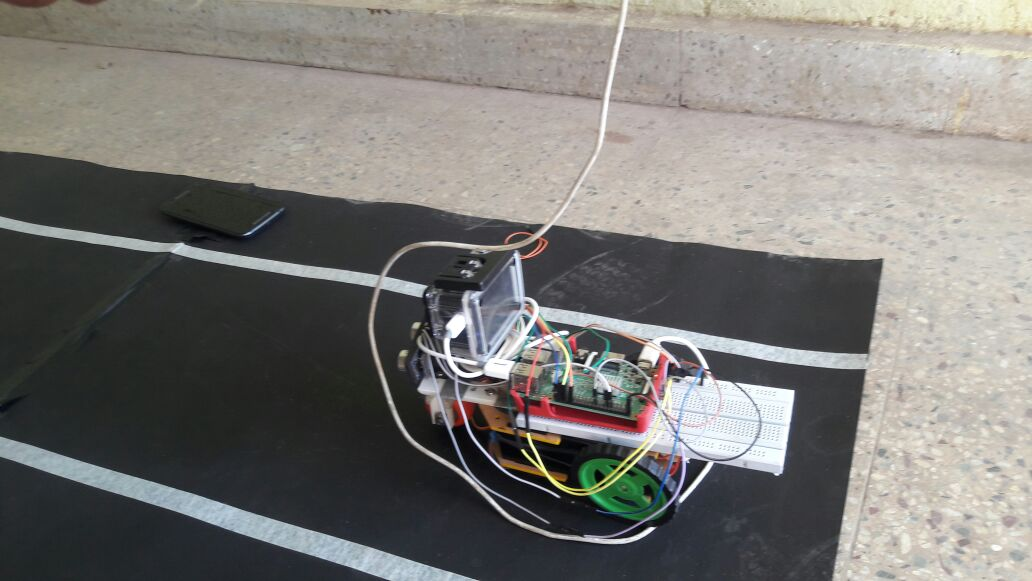
#> input picture IMG-20180120-WA0002.jpg, 1032 x 581 px, given in place of the camera
$ python 'lane_finding (1).py'   (older library calls are emulated)
#> lines starting #> are read from the running program, lines starting #| are printed output that depends on the picture; after the words box and inside, x2 and y2 are one past the last pixel; in counts of white or black regions, pixels touching at a corner belong together

# ## Extracting test images

# In[34]:
import RPi.GPIO as GPIO                    #Import GPIO library
import time
import random
#Import time library
GPIO.setwarnings(False)
GPIO.setmode(GPIO.BCM)
TRIG = 17
ECHO = 27
led = 22
m11=16
m12=12
m21=21
m22=20
en=10

GPIO.setup(TRIG,GPIO.OUT)                  # initialize GPIO Pin as outputs
GPIO.setup(ECHO,GPIO.IN)                   # initialize GPIO Pin as input
GPIO.setup(led,GPIO.OUT)
GPIO.setup(m11,GPIO.OUT)
GPIO.setup(m12,GPIO.OUT)
GPIO.setup(m21,GPIO.OUT)
GPIO.setup(m22,GPIO.OUT)
GPIO.setup(en,GPIO.OUT)
GPIO.setup(19,GPIO.OUT)

import numpy as np
import cv2 as cv2
import matplotlib.pyplot as plt
import time

# In[35]:

import glob
import matplotlib.pyplot as plt
import matplotlib.image as mpimg


from imutils.video import VideoStream
from imutils.video import FPS
import numpy as np
import imutils
import time
import cv2


src = np.float32(
        [[225,250],
         [385,250],
         [90,460],
         [535,460]])

dest = np.float32(
        [[180,0],
         [460,0],
         [180,480],
         [460,480]])


# Vertices points are used for region of interest
vertices = np.array([[185,220], [435,220], [620,380],[640,480], [0,480], [20,360]], np.int32)

#Red Points are source points
#Blue points are for destination points
#Green points are region of interest

M = cv2.getPerspectiveTransform(src,dest)
Minv = cv2.getPerspectiveTransform(dest, src)


# ## Thresholding the image

# In[36]:


# [62 lines left out: functions sobel_x_thresh, sobel_y_thresh, mag_thresh, dir_threshold, R_thresh, S_thresh, not called in this run]

def ROI(img, vertices):
    mask = np.zeros_like(img)
    if len(img.shape)>2:
        ignore_mask_color = (255,)*3
    else:
        ignore_mask_color = (255)

    cv2.fillPoly(mask, vertices, ignore_mask_color)

    masked_image = cv2.bitwise_and(img, mask)
    return masked_image


def pipeline(img):
    # [14 lines of commented-out code are left out]
    R = img[:,:,2]
    Rbinary = np.zeros_like(R)
    Rbinary[(R > 100) & (R <= 255)] = 255
    #Rbinary = np.resize(Rbinary, (img.shape[0], img.shape[1]))
    out = ROI(Rbinary, [vertices])
    final = cv2.warpPerspective(out, M, (640,480), flags=cv2.INTER_LINEAR)

    return(final)


# In[37]:

class Line():
    def __init__(self):
        # was the line detected in the last iteration?
        self.detected = False
        # x values of the last n fits of the line
        self.recent_xfitted = []
        #average x values of the fitted line over the last n iterations
        self.bestx = None
        #polynomial coefficients averaged over the last n iterations
        self.best_fit = None
        #polynomial coefficients for the most recent fit
        self.current_fit = [np.array([False])]
        #radius of curvature of the line in some units
        self.radius_of_curvature = None
        #distance in meters of vehicle center from the line
        self.line_base_pos = None
        #difference in fit coefficients between last and new fits
        self.diffs = np.array([0,0,0], dtype='float')
        #x values for detected line pixels
        self.allx = None
        #y values for detected line pixels
        self.ally = None
        #values of lane difference of last n fits of lines
        self.lane_difference = None
        #value of centre offset
        self.centre_offset = None


# ## Getting the final image

#This function will be used to both checck the sanity of the lines that have been found as well as to write the values
#of the radius of curvature and the offset from centre

x_size = 640
y_size = 480

#used to find the centre offset, radius of curvature of left and right lanes, and mean distance between the lanes
def get_lane_values(left_fitx, right_fitx):

    # Define conversions in x and y from pixels space to meters
    xm_per_pix = 0.9/640 # meters per pixel in x dimension
    ym_per_pix = 4/480 # meters per pixel in y dimension
    mean_distance = np.mean(right_fitx - left_fitx)
    mean_distance = mean_distance*xm_per_pix
    mean_point = (left_fitx[-1] + right_fitx[-1])//2
    centre_point = 640/2
    centre_offset = centre_point - mean_point
    centre_offset = centre_offset*xm_per_pix

    ploty = np.linspace(0, 479, num=480)
    y_eval = np.max(ploty)


    # Fit new polynomials to x,y in world space
    left_fit_cr = np.ma.polyfit(ploty*ym_per_pix, left_fitx*xm_per_pix, 2)
    right_fit_cr = np.ma.polyfit(ploty*ym_per_pix, right_fitx*xm_per_pix, 2)
    # Calculate the new radii of curvature
    left_curverad = ((1 + (2*left_fit_cr[0]*y_eval*ym_per_pix + left_fit_cr[1])**2)**1.5) / np.absolute(2*left_fit_cr[0])
    right_curverad = ((1 + (2*right_fit_cr[0]*y_eval*ym_per_pix + right_fit_cr[1])**2)**1.5) / np.absolute(2*right_fit_cr[0])
    curverad = (left_curverad + right_curverad)/2
    # Now our radius of curvature is in meters

    return mean_distance, centre_offset, left_curverad, right_curverad

#if last values are present it will return those values or else it will return how many ever items present
# [38 lines left out: functions last_items, Check_Sanity, not called in this run]


def brute_search(warped_img, show=0):

    # Choose the number of sliding windows
    nwindows = 10
    # Set the width of the windows +/- margin
    margin = 35
    # Set minimum number of pixels found to recenter window
    minpix = 50

    histogram = np.sum(warped_img[warped_img.shape[0]//2:,:], axis=0)
    out_img = np.dstack((warped_img, warped_img, warped_img))*255
    midpoint = np.int(histogram.shape[0]//2)
    leftx_base = np.argmax(histogram[0:midpoint])
    rightx_base = np.argmax(histogram[midpoint:]) + midpoint

    # Set height of windows
    window_height = np.int(warped_img.shape[0]/nwindows)
    # Identify the x and y positions of all nonzero pixels in the image
    nonzero = warped_img.nonzero()

    #Debug
    if (len(nonzero) == 0):
        print("Error in thresholding")


    nonzeroy = np.array(nonzero[0])
    nonzerox = np.array(nonzero[1])
    # Current positions to be updated for each window
    leftx_current = leftx_base
    rightx_current = rightx_base

    # Create empty lists to receive left and right lane pixel indices
    left_lane_inds = []
    right_lane_inds = []

    # Step through the windows one by one
    for window in range(nwindows):
        # Identify window boundaries in x and y (and right and left)
        win_y_low = warped_img.shape[0] - (window+1)*window_height
        win_y_high = warped_img.shape[0] - window*window_height
        win_xleft_low = leftx_current - margin
        win_xleft_high = leftx_current + margin
        win_xright_low = rightx_current - margin
        win_xright_high = rightx_current + margin
        # Draw the windows on the visualization image
        cv2.rectangle(out_img,(win_xleft_low,win_y_low),(win_xleft_high,win_y_high),(0,255,0), 2)
        cv2.rectangle(out_img,(win_xright_low,win_y_low),(win_xright_high,win_y_high),(0,255,0), 2)
        # Identify the nonzero pixels in x and y within the window
        good_left_inds = ((nonzeroy >= win_y_low) & (nonzeroy < win_y_high) & (nonzerox >= win_xleft_low) & (nonzerox < win_xleft_high)).nonzero()[0]
        good_right_inds = ((nonzeroy >= win_y_low) & (nonzeroy < win_y_high) & (nonzerox >= win_xright_low) & (nonzerox < win_xright_high)).nonzero()[0]
        # Append these indices to the lists
        left_lane_inds.append(good_left_inds)
        right_lane_inds.append(good_right_inds)
        # If you found > minpix pixels, recenter next window on their mean position
        if len(good_left_inds) > minpix:
            leftx_current = np.int(np.mean(nonzerox[good_left_inds]))
        if len(good_right_inds) > minpix:
            rightx_current = np.int(np.mean(nonzerox[good_right_inds]))

    # Concatenate the arrays of indices
    left_lane_inds = np.concatenate(left_lane_inds)
    right_lane_inds = np.concatenate(right_lane_inds)

    # Extract left and right line pixel positions
    leftx = nonzerox[left_lane_inds]
    lefty = nonzeroy[left_lane_inds]
    rightx = nonzerox[right_lane_inds]
    righty = nonzeroy[right_lane_inds]

    #Debug
    ## print("rightx values: ", rightx, np.sum(rightx))
    ## print("righty values: ", righty, np.sum(righty))


    #check for non zero values of the arrays
    if (np.sum(leftx) == 0 or np.sum(lefty) == 0 or np.sum(rightx) == 0 or np.sum(righty) == 0):
        print("leftx, rightx are empty")
        plt.figure(1)
        plt.plot(histogram)
        return([], [])


    # Fit a second order polynomial to each
    left_fit = np.polyfit(lefty, leftx, 2)
    right_fit = np.polyfit(righty, rightx, 2)


    # Generate x and y values for plotting
    ploty = np.linspace(0, warped_img.shape[0]-1, warped_img.shape[0] )
    left_fitx = left_fit[0]*ploty**2 + left_fit[1]*ploty + left_fit[2]
    right_fitx = right_fit[0]*ploty**2 + right_fit[1]*ploty + right_fit[2]

    if show==1:

        plt.figure(1)
        plt.plot(histogram)

        out_img[nonzeroy[left_lane_inds], nonzerox[left_lane_inds]] = [255, 0, 0]
        out_img[nonzeroy[right_lane_inds], nonzerox[right_lane_inds]] = [0, 0, 255]
        plt.figure(2)
        plt.imshow(out_img)
        plt.plot(left_fitx, ploty, color='yellow')
        plt.plot(right_fitx, ploty, color='yellow')
        plt.xlim(0, x_size)
        plt.ylim(y_size, 0)


    return(left_fitx, right_fitx)


# [31 lines left out: function sliding_window_search, not called in this run]


def DrawPoly(left_fitx, right_fitx, centre_offset, curverad, img):
    # Create an image to draw the lines on

    gray = cv2.cvtColor(img, cv2.COLOR_RGB2GRAY)
    #undist = cv2.undistort(img, mtx, dist, None, mtx)
    warp_zero = np.zeros_like(gray).astype(np.uint8)
    color_warp = np.dstack((warp_zero, warp_zero, warp_zero))
    ploty = np.linspace(0, gray.shape[0]-1, gray.shape[0] )

    # Recast the x and y points into usable format for cv2.fillPoly()
    pts_left = np.array([np.transpose(np.vstack([left_fitx, ploty]))])
    pts_right = np.array([np.flipud(np.transpose(np.vstack([right_fitx, ploty])))])
    pts = np.hstack((pts_left, pts_right))

    # Draw the lane onto the warped blank image
    cv2.fillPoly(color_warp, [np.int_(pts)], (0,255, 0))

    # Warp the blank back to original image space using inverse perspective matrix (Minv)
    newwarp = cv2.warpPerspective(color_warp, Minv, (img.shape[1], img.shape[0]))
    # Combine the result with the original image
    result = cv2.addWeighted(img, 1, newwarp, 0.3, 0)
    if(centre_offset > 0):
        cv2.putText(result, 'Vehicle is {:.2f}m right of center'.format(abs(centre_offset)), (50,80),fontFace = 16, fontScale = 1, color=(0,0,0), thickness = 2)

    else:
        cv2.putText(result, 'Vehicle is {:.2f}m left of center'.format(abs(centre_offset)), (50,80),
                 cv2.FONT_HERSHEY_SIMPLEX, fontScale = 1, color=(0,0,0), thickness = 3)
    cv2.putText(result, 'Radius of Curvature: {}(m)'.format(curverad), (50,140),cv2.FONT_HERSHEY_SIMPLEX
                , fontScale = 1, color=(0,0,0), thickness = 3)

    return(result)


def final_pipeline(img):

    global no_of_bad_lines
    no_of_bad_lines = 13
    binary_warped = pipeline(img)
    num_rows = len(binary_warped)
    #start with a brute search, and every time no_of_bad_lines > 8 do a brute search again
    if no_of_bad_lines>12:
        left_fitx, right_fitx = brute_search(binary_warped, show = 0)
        if ((len(left_fitx)==0) | (len(right_fitx)==0)):
            print("You arent getting anything")
            return(img)
        ploty = np.linspace(0, num_rows-1, num_rows)

        ## print("Ïn final_pipeline:")
        ## print("ploty: ", len(ploty))
        ## print("left_fitx: ", len(left_fitx))

        left_fit = np.polyfit(ploty, left_fitx, 2)
        right_fit = np.polyfit(ploty, right_fitx, 2)
        mean_distance, centre_offset, left_curverad, right_curverad = get_lane_values(left_fitx, right_fitx)

        #when a new brute search happens lane_difference values and ROC are given new values
        #mean_distance value and centre offset value are common to both the lanes and are hence only stored in the
        #Right.lane_difference and the Right.centre_offset variable
        Right.lane_difference = mean_distance
        Right.centre_offset = centre_offset
        Right.radius_of_curvature = right_curverad
        Left.radius_of_curvature = left_curverad
        #The best_fit are also given new numpy arrays that only contain the currently found fit polynomials
        Left.best_fit = np.array([left_fit])
        Right.best_fit = np.array([right_fit])
        no_of_bad_lines = 0
        curverad = np.mean(Right.radius_of_curvature + Left.radius_of_curvature)
        result = DrawPoly(left_fitx, right_fitx, centre_offset, curverad, img)
        return(result, centre_offset)


    else:
        sliding_average_lines = 4
        left_fit = np.mean(last_items(Left.best_fit, sliding_average_lines), axis = 0)
        right_fit = np.mean(last_items(Right.best_fit, sliding_average_lines), axis = 0)
        #import ipdb; ipdb.set_trace()
        left_fitx, right_fitx = sliding_window_search(binary_warped, left_fit, right_fit)
        if ((left_fitx!=None) and (right_fitx!=None)):
            ploty = np.linspace(0, num_rows-1, num_rows)
            left_fit = np.polyfit(ploty, left_fitx, 2)
            right_fit = np.polyfit(ploty, right_fitx, 2)

        #if a new found line does not pass the sanity check then the no of bad lines are increased, and no changes are
        #made to the Line.best_fit arrays. And the lane polynomials are drawn on the image using the previous 5 best_fit
        #lines.
        if (Check_Sanity(left_fitx, right_fitx)==False):
            no_of_bad_lines+=1
            #if new found line does not qualify sanity checks, then draw the on the img using average of previous
            #drawpoly_lines number of lines
            ploty = np.linspace(0, num_rows-1, num_rows)
            poor_drawpoly_lines = 5
            left_fit = np.mean(last_items(Left.best_fit, poor_drawpoly_lines), axis = 0)
            right_fit = np.mean(last_items(Right.best_fit, poor_drawpoly_lines), axis = 0)

            left_fitx = left_fit[0]*ploty**2 + left_fit[1]*ploty + left_fit[2]
            right_fitx = right_fit[0]*ploty**2 + right_fit[1]*ploty + right_fit[2]
# [7 lines of commented-out code are left out]
            curverad = np.mean(Right.radius_of_curvature + Left.radius_of_curvature)
            result = DrawPoly(left_fitx, right_fitx, Right.centre_offset, curverad, img)
            return(result, Right.centre_offset)

        #if however the new found lines are valid then the best_fit arrays, ROC values and mean_difference values are
        #updated, and the lane polynomial is drawn using the last 3 best_fit lines which includes the new found line.
        else:
            good_drawpoly_lines = 3
            Left.best_fit = np.concatenate((Left.best_fit, np.array([left_fit])), axis=0)
            Right.best_fit = np.concatenate((Right.best_fit, np.array([right_fit])), axis=0)
            left_fit = np.mean(last_items(Left.best_fit, good_drawpoly_lines), axis = 0)
            right_fit = np.mean(last_items(Right.best_fit, good_drawpoly_lines), axis = 0)
            left_fitx = left_fit[0]*ploty**2 + left_fit[1]*ploty + left_fit[2]
            right_fitx = right_fit[0]*ploty**2 + right_fit[1]*ploty + right_fit[2]

            mean_distance, centre_offset, left_curverad, right_curverad = get_lane_values(left_fitx, right_fitx)
            Right.lane_difference = 0.7*Right.lane_difference + 0.3*mean_distance
            Right.radius_of_curvature = 0.7*Right.radius_of_curvature + 0.3*right_curverad
            Left.radius_of_curvature = 0.7*Left.radius_of_curvature + 0.3*left_curverad
            curverad = np.mean(Right.radius_of_curvature + Left.radius_of_curvature)

            result = DrawPoly(left_fitx, right_fitx, centre_offset, curverad, img)
#             #Deugging
#             plt.figure()
#             plt.plot(left_fitx, ploty, color='yellow')
#             plt.plot(right_fitx, ploty, color='yellow')


            no_of_bad_lines = 0
            return(result, centre_offset)


def forward():
    GPIO.output(m11, 0)
    GPIO.output(m12, 1)
    GPIO.output(m21, 0)
    GPIO.output(m22, 1)
    print ("forward")

Left=Line()
Right=Line()
no_of_bad_lines=13

##PID instance takes in values for Kp, Ki, Kd
##UpdateError takes in the offset values
##TotalError will output the angle value that the motor needs to be turned to.

class PID():

        def __init__(self, Kp, Ki, Kd):
                self.Kp = Kp
                self.Ki = Ki
                self.Kd = Kd
                self.p_error = 0.0
                self.d_error = 0.0
                self.i_error = 0.0
                self.prev_error = 0.0

        # [26 lines left out: functions UpdateError, TotalError, not called in this run]


pid = PID(2,0,0.5)

vs=VideoStream(src=0).start()
print("Starting")

time.sleep(2.0)
fps=FPS().start()
s = GPIO.PWM(19,50)
s.start(7.5)
pwm=GPIO.PWM(10,20)
pwm.start(8)

while True:

    forward()
    print("inProgress")
    start_time = time.time()
    frame= vs.read()
#> frame is the input picture: shape (581, 1032, 3); mean B, G, R 118, 121.5, 123.1
    time.sleep(0.5)
    result, offset = final_pipeline(frame)
#> in pipeline, `R = img[:,:,2]`:
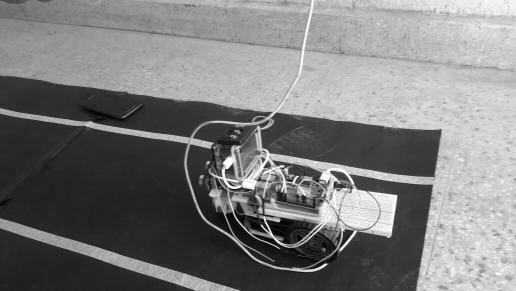
#> R: shape (581, 1032) (shown at 1/2 size); min 0, max 255, mean 123.1
#> in ROI, `cv2.fillPoly(mask, vertices, ignore_mask_color)`:
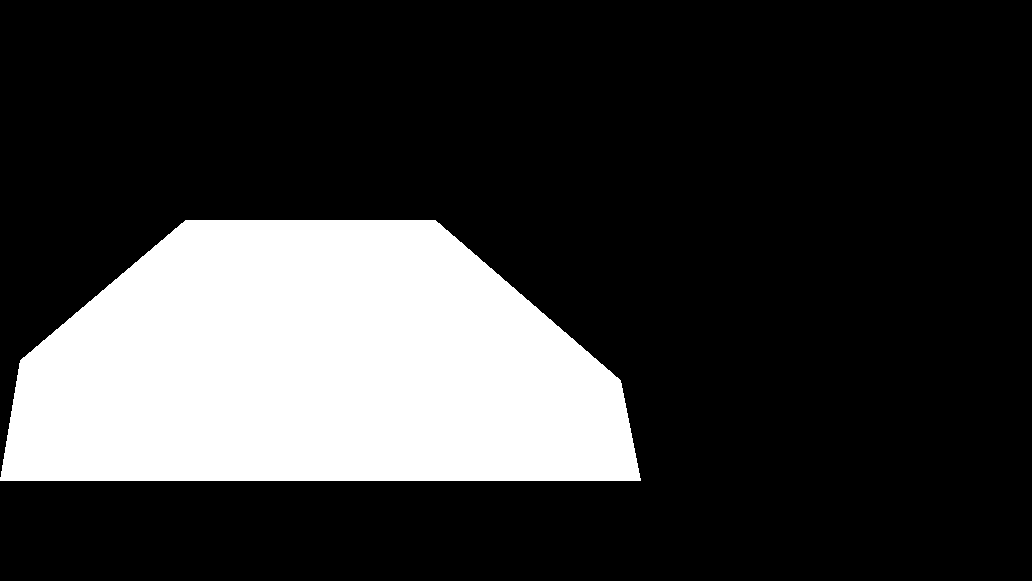
#> mask: shape (581, 1032); 22.1% white; 1 white region, box (x1, y1, x2, y2) and area: (0, 220, 641, 481) 132591
#> in ROI, `masked_image = cv2.bitwise_and(img, mask)`:
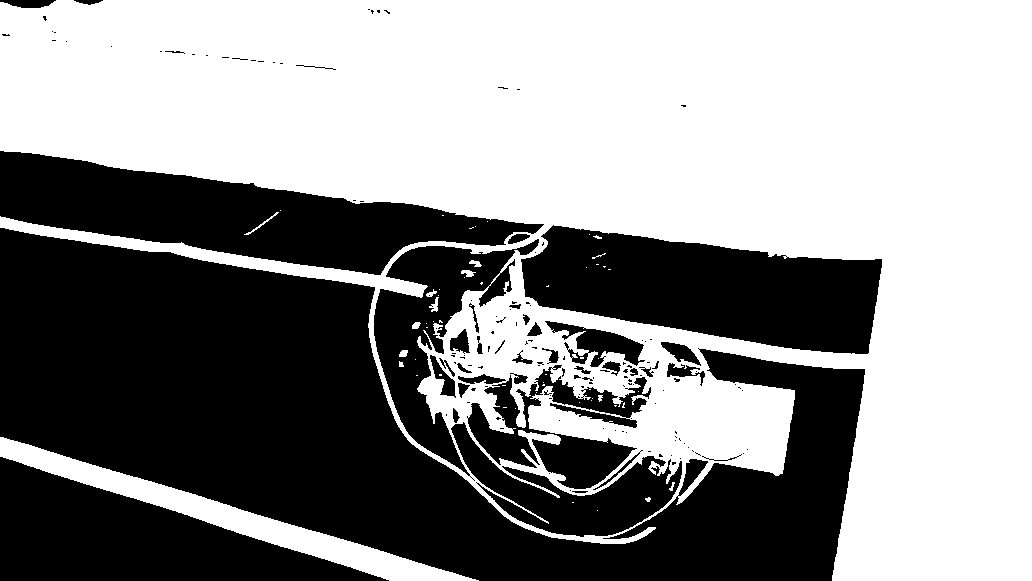
#> img: shape (581, 1032); 56.4% white; 151 black regions (111 under 20 px), largest, box (x1, y1, x2, y2) and area: (0, 228, 865, 581) 137800, (0, 151, 544, 275) 31353, (521, 225, 882, 354) 30191
#> in pipeline, `final = cv2.warpPerspective(out, M, (640,480), flags=cv2.INTER_LINEAR)`:
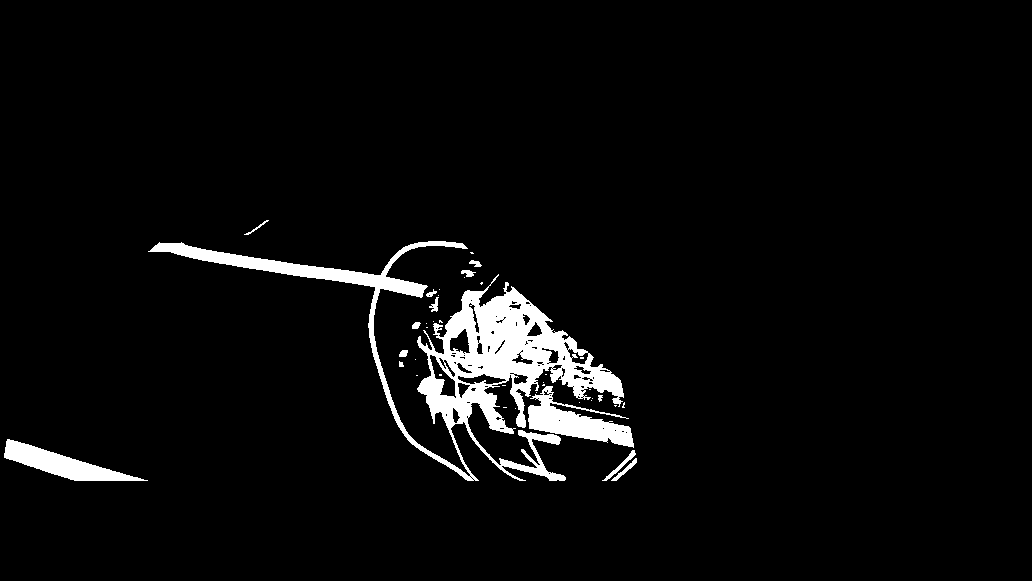
#> out: shape (581, 1032); 4.1% white; 40 white regions (26 under 20 px), largest, box (x1, y1, x2, y2) and area: (148, 241, 624, 481) 19036, (528, 386, 634, 448) 2726, (4, 439, 148, 481) 2283
#> in final_pipeline, `binary_warped = pipeline(img)`:
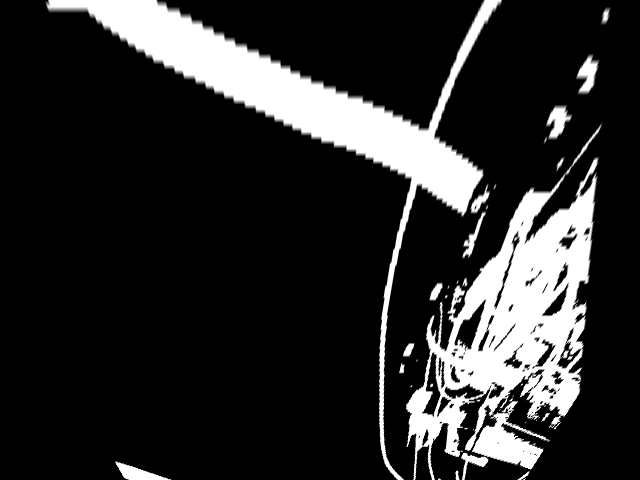
#> binary_warped: shape (480, 640); min 0, max 255, mean 43.1
#> in final_pipeline, `num_rows = len(binary_warped)`: num_rows = 480
#> (the rest of the program and of its run is left out)
